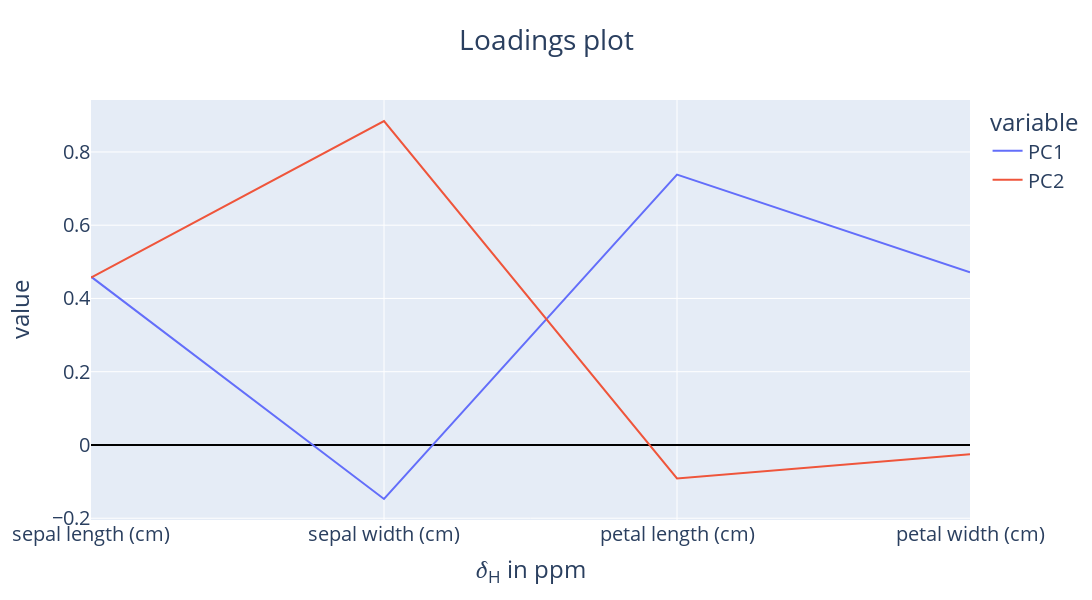

The cell this chart's notebook holds for it:
### Code cell
pca_.plot_loading_()

### Figure 1 — Plotly figure (JSON) as saved in the notebook; plotly's stock layout.template omitted (floating-point values rounded to 4 significant figures)
{"data": [{"customdata": [["sepal length (cm)"], ["sepal width (cm)"], ["petal length (cm)"], ["petal width (cm)"]], "hovertemplate": "variable=PC1<br>x=%{x}<br>value=%{y}<br>Features=%{customdata[0]}<extra></extra>", "legendgroup": "PC1", "line": {"color": "#636efa", "dash": "solid"}, "marker": {"size": 1, "symbol": "circle"}, "mode": "lines", "name": "PC1", "orientation": "v", "showlegend": true, "type": "scatter", "x": ["sepal length (cm)", "sepal width (cm)", "petal length (cm)", "petal width (cm)"], "xaxis": "x", "y": [0.4596, -0.1475, 0.7381, 0.4715], "yaxis": "y"}, {"customdata": [["sepal length (cm)"], ["sepal width (cm)"], ["petal length (cm)"], ["petal width (cm)"]], "hovertemplate": "variable=PC2<br>x=%{x}<br>value=%{y}<br>Features=%{customdata[0]}<extra></extra>", "legendgroup": "PC2", "line": {"color": "#EF553B", "dash": "solid"}, "marker": {"size": 1, "symbol": "circle"}, "mode": "lines", "name": "PC2", "orientation": "v", "showlegend": true, "type": "scatter", "x": ["sepal length (cm)", "sepal width (cm)", "petal length (cm)", "petal width (cm)"], "xaxis": "x", "y": [0.4568, 0.8845, -0.09147, -0.0253], "yaxis": "y"}], "layout": {"font": {"size": 20}, "height": 600, "legend": {"title": {"text": "variable"}, "tracegroupgap": 0}, "scene": {"xaxis": {"autorange": "reversed"}}, "title": {"text": "Loadings plot", "x": 0.5, "xanchor": "center", "y": 0.95, "yanchor": "top"}, "width": 1800, "xaxis": {"anchor": "y", "domain": [0, 1], "title": {"text": "𝛿<sub>H</sub> in ppm"}, "zeroline": true, "zerolinecolor": "Black", "zerolinewidth": 2}, "yaxis": {"anchor": "x", "domain": [0, 1], "title": {"text": "value"}, "zeroline": true, "zerolinecolor": "Black", "zerolinewidth": 2}}}
